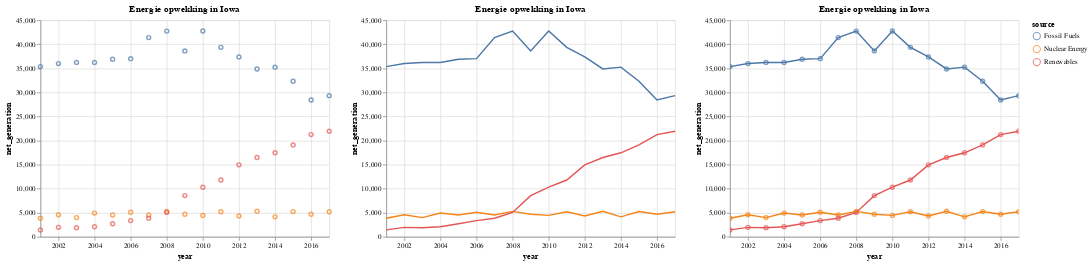

Notebook code for this chart:
### Markdown cell above
# Voorbeelden

Om de intuitie van de grammar of graphic en de mogelijkheden van Altair te laten zien die ik regelmatig gebruik. Ten eerste het combineren van verschillende `mark_*` properties. Voor het maken van een grafiek met lijnen en punten, is de opzet:
1) Maak een base chart, met data en encodings
2) Gebruik de base chart om een chart met punten en een met lijnen te maken
3) Overlay de punt en lijn charts via `point + line`

### Code cell
df = data.iowa_electricity()

base = (
    alt
    .Chart(df, title="Energie opwekking in Iowa")
    .encode(
        x="year",
        y="net_generation",
        color="source",
        tooltip="net_generation"
    )
)

point = base.mark_point()
line = base.mark_line()
point_line = point + line

point | line | point_line.interactive() # Test de interactiviteit zelf in het notebook (zoomen, pannen en tooltip!)

### Figure 1 — Vega-Lite specification as saved in the notebook (floating-point values rounded to 4 significant figures)
{"$schema": "https://vega.github.io/schema/vega-lite/v4.17.0.json", "config": {"view": {"continuousHeight": 300, "continuousWidth": 400}}, "data": {"name": "data-bb61008ba0c766c5601afa5323d12ad4"}, "datasets": {"data-bb61008ba0c766c5601afa5323d12ad4": [{"net_generation": 35361, "source": "Fossil Fuels", "year": "2001-01-01T00:00:00"}, {"net_generation": 35991, "source": "Fossil Fuels", "year": "2002-01-01T00:00:00"}, {"net_generation": 36234, "source": "Fossil Fuels", "year": "2003-01-01T00:00:00"}, {"net_generation": 36205, "source": "Fossil Fuels", "year": "2004-01-01T00:00:00"}, {"net_generation": 36883, "source": "Fossil Fuels", "year": "2005-01-01T00:00:00"}, {"net_generation": 37014, "source": "Fossil Fuels", "year": "2006-01-01T00:00:00"}, {"net_generation": 41389, "source": "Fossil Fuels", "year": "2007-01-01T00:00:00"}, {"net_generation": 42734, "source": "Fossil Fuels", "year": "2008-01-01T00:00:00"}, {"net_generation": 38620, "source": "Fossil Fuels", "year": "2009-01-01T00:00:00"}, {"net_generation": 42750, "source": "Fossil Fuels", "year": "2010-01-01T00:00:00"}, {"net_generation": 39361, "source": "Fossil Fuels", "year": "2011-01-01T00:00:00"}, {"net_generation": 37379, "source": "Fossil Fuels", "year": "2012-01-01T00:00:00"}, {"net_generation": 34873, "source": "Fossil Fuels", "year": "2013-01-01T00:00:00"}, {"net_generation": 35250, "source": "Fossil Fuels", "year": "2014-01-01T00:00:00"}, {"net_generation": 32319, "source": "Fossil Fuels", "year": "2015-01-01T00:00:00"}, {"net_generation": 28437, "source": "Fossil Fuels", "year": "2016-01-01T00:00:00"}, {"net_generation": 29329, "source": "Fossil Fuels", "year": "2017-01-01T00:00:00"}, {"net_generation": 3853, "source": "Nuclear Energy", "year": "2001-01-01T00:00:00"}, {"net_generation": 4574, "source": "Nuclear Energy", "year": "2002-01-01T00:00:00"}, {"net_generation": 3988, "source": "Nuclear Energy", "year": "2003-01-01T00:00:00"}, {"net_generation": 4929, "source": "Nuclear Energy", "year": "2004-01-01T00:00:00"}, {"net_generation": 4538, "source": "Nuclear Energy", "year": "2005-01-01T00:00:00"}, {"net_generation": 5095, "source": "Nuclear Energy", "year": "2006-01-01T00:00:00"}, {"net_generation": 4519, "source": "Nuclear Energy", "year": "2007-01-01T00:00:00"}, {"net_generation": 5282, "source": "Nuclear Energy", "year": "2008-01-01T00:00:00"}, {"net_generation": 4679, "source": "Nuclear Energy", "year": "2009-01-01T00:00:00"}, {"net_generation": 4451, "source": "Nuclear Energy", "year": "2010-01-01T00:00:00"}, {"net_generation": 5215, "source": "Nuclear Energy", "year": "2011-01-01T00:00:00"}, {"net_generation": 4347, "source": "Nuclear Energy", "year": "2012-01-01T00:00:00"}, {"net_generation": 5321, "source": "Nuclear Energy", "year": "2013-01-01T00:00:00"}, {"net_generation": 4152, "source": "Nuclear Energy", "year": "2014-01-01T00:00:00"}, {"net_generation": 5243, "source": "Nuclear Energy", "year": "2015-01-01T00:00:00"}, {"net_generation": 4703, "source": "Nuclear Energy", "year": "2016-01-01T00:00:00"}, {"net_generation": 5214, "source": "Nuclear Energy", "year": "2017-01-01T00:00:00"}, {"net_generation": 1437, "source": "Renewables", "year": "2001-01-01T00:00:00"}, {"net_generation": 1963, "source": "Renewables", "year": "2002-01-01T00:00:00"}, {"net_generation": 1885, "source": "Renewables", "year": "2003-01-01T00:00:00"}, {"net_generation": 2102, "source": "Renewables", "year": "2004-01-01T00:00:00"}, {"net_generation": 2724, "source": "Renewables", "year": "2005-01-01T00:00:00"}, {"net_generation": 3364, "source": "Renewables", "year": "2006-01-01T00:00:00"}, {"net_generation": 3870, "source": "Renewables", "year": "2007-01-01T00:00:00"}, {"net_generation": 5070, "source": "Renewables", "year": "2008-01-01T00:00:00"}, {"net_generation": 8560, "source": "Renewables", "year": "2009-01-01T00:00:00"}, {"net_generation": 10308, "source": "Renewables", "year": "2010-01-01T00:00:00"}, {"net_generation": 11795, "source": "Renewables", "year": "2011-01-01T00:00:00"}, {"net_generation": 14949, "source": "Renewables", "year": "2012-01-01T00:00:00"}, {"net_generation": 16476, "source": "Renewables", "year": "2013-01-01T00:00:00"}, {"net_generation": 17452, "source": "Renewables", "year": "2014-01-01T00:00:00"}, {"net_generation": 19091, "source": "Renewables", "year": "2015-01-01T00:00:00"}, {"net_generation": 21241, "source": "Renewables", "year": "2016-01-01T00:00:00"}, {"net_generation": 21933, "source": "Renewables", "year": "2017-01-01T00:00:00"}]}, "hconcat": [{"encoding": {"color": {"field": "source", "type": "nominal"}, "tooltip": {"field": "net_generation", "type": "quantitative"}, "x": {"field": "year", "type": "temporal"}, "y": {"field": "net_generation", "type": "quantitative"}}, "mark": "point", "title": "Energie opwekking in Iowa"}, {"encoding": {"color": {"field": "source", "type": "nominal"}, "tooltip": {"field": "net_generation", "type": "quantitative"}, "x": {"field": "year", "type": "temporal"}, "y": {"field": "net_generation", "type": "quantitative"}}, "mark": "line", "title": "Energie opwekking in Iowa"}, {"layer": [{"encoding": {"color": {"field": "source", "type": "nominal"}, "tooltip": {"field": "net_generation", "type": "quantitative"}, "x": {"field": "year", "type": "temporal"}, "y": {"field": "net_generation", "type": "quantitative"}}, "mark": "point", "selection": {"selector001": {"bind": "scales", "encodings": ["x", "y"], "type": "interval"}}, "title": "Energie opwekking in Iowa"}, {"encoding": {"color": {"field": "source", "type": "nominal"}, "tooltip": {"field": "net_generation", "type": "quantitative"}, "x": {"field": "year", "type": "temporal"}, "y": {"field": "net_generation", "type": "quantitative"}}, "mark": "line", "title": "Energie opwekking in Iowa"}]}]}
